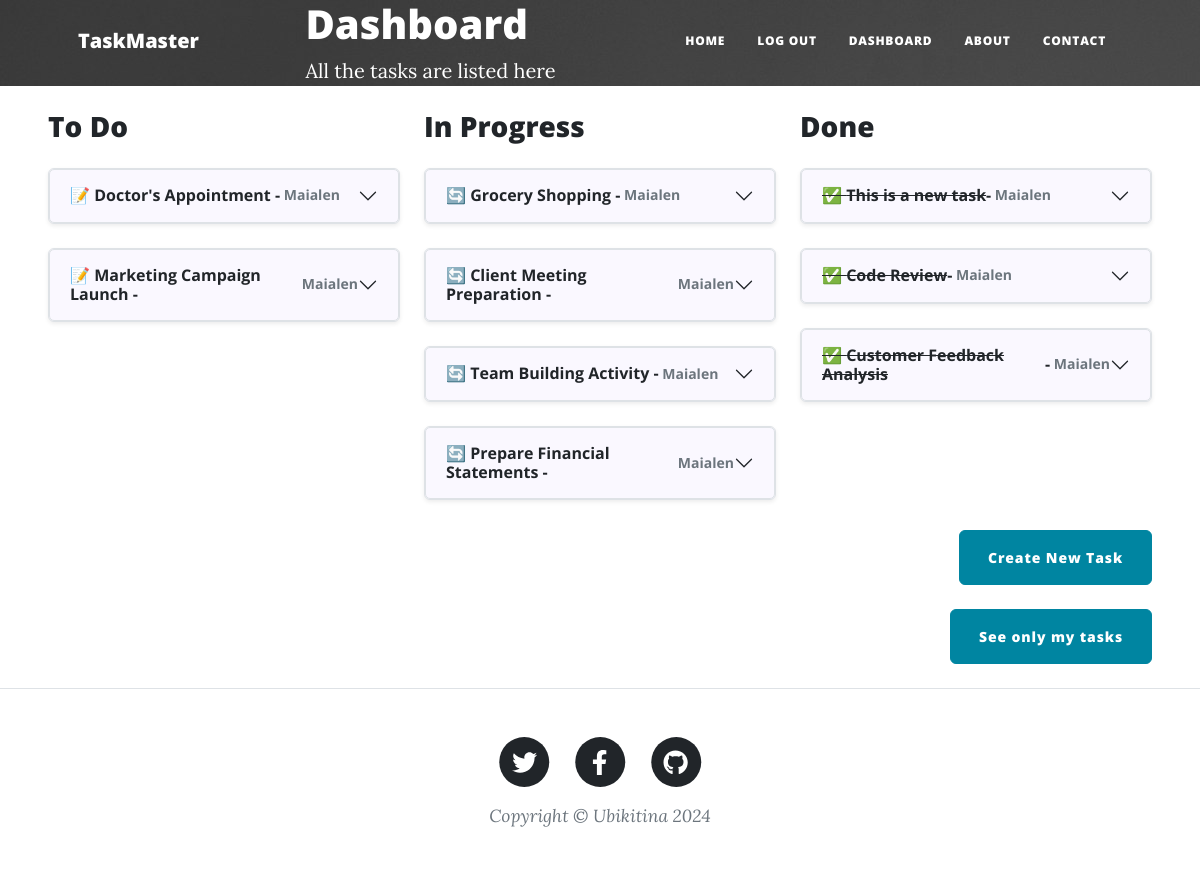
The page /dashboard/1 (signed in) on the database its author committed.
### main.py (models this page shows)
class Task(db.Model):
    __tablename__ = "tasks"
    id = db.Column(db.Integer, primary_key=True)
    author_id = db.Column(db.Integer, db.ForeignKey("users.id"))
    author = relationship("User", back_populates="tasks")
    title = db.Column(db.String(250), unique=True, nullable=False)
    date = db.Column(db.String(250), nullable=False)
    body = db.Column(db.Text, nullable=False)
    status = db.Column(db.String(250), nullable=False)
    comments = relationship("Comment", back_populates="parent_task")

class User(UserMixin, db.Model):
    __tablename__ = "users"
    id = db.Column(db.Integer, primary_key=True)
    email = db.Column(db.String(100), unique=True)
    password = db.Column(db.String(100))
    name = db.Column(db.String(100))
    tasks = relationship("Task", back_populates="author")  # The "author" refers to the author property in the Task class.
    comments = relationship("Comment", back_populates="comment_author")  # "comment_author" refers to the comment_author property in the Comment class.

### main.py (the view)
@app.route('/dashboard/<int:user_id>')
def dashboard_by_user(user_id):
    result = db.session.execute(db.select(Task).filter(Task.author_id == user_id))
    tasks = result.scalars().all()
    return render_template("dashboard.html", all_tasks=tasks, current_user=current_user)

### main.py (called while the page is built)
@login_manager.user_loader
def load_user(user_id):
    return db.get_or_404(User, user_id)

### templates/dashboard.html (shortened to what this page needs)
{% include "header.html" %}
<header class="main-banner" style="background-image: url('../static/assets/img/home-bg.jpg')">
  <div class="container position-relative px-4 px-lg-5">
    <div class="row gx-4 gx-lg-5 justify-content-center">
      <div class="col-md-10 col-lg-8 col-xl-7">
        <div class="site-heading">
          <h1 style="color: white;">Dashboard</h1>
          <span class="subheading" style="color: white;">All the tasks are listed here</span>
        </div>
      </div>
    </div>
  </div>
</header>
<div class="container-fluid px-4 px-lg-5">
  <div class="row gx-4 gx-lg-5 justify-content-center">
    <div class="col-md-12">
      <div class="row">
        <div class="col-md-4">
          <h3>To Do</h3>
          {% for task in all_tasks if task.status == 'To do' %}
          <div class="accordion" id="postAccordionToDo">
            <div class="accordion-item border rounded shadow-sm">
              <h2 class="accordion-header" id="headingPostToDo{{ task.id }}">
                <button class="accordion-button collapsed" type="button" data-bs-toggle="collapse" data-bs-target="#collapsePostToDo{{ task.id }}" aria-expanded="false" aria-controls="collapsePostToDo{{ task.id }}">
                  📝 {{ task.title }} - <small class="text-muted">&nbsp;{{ task.author.name }}</small>
                </button>
              </h2>
            </div>
          </div>
          {% endfor %}
        </div>
        <div class="col-md-4">
          <h3>In Progress</h3>
          {% for task in all_tasks if task.status == 'In progress' %}
          <div class="accordion" id="postAccordionToDo">
            <div class="accordion-item border rounded shadow-sm">
              <h2 class="accordion-header" id="headingPostToDo{{ task.id }}">
                <button class="accordion-button collapsed" type="button" data-bs-toggle="collapse" data-bs-target="#collapsePostToDo{{ task.id }}" aria-expanded="false" aria-controls="collapsePostToDo{{ task.id }}">
                  🔄 {{ task.title }} - <small class="text-muted">&nbsp;{{ task.author.name }}</small>
                </button>
              </h2>
            </div>
          </div>
          {% endfor %}
        </div>
        <div class="col-md-4">
          <h3>Done</h3>
          {% for task in all_tasks if task.status == 'Done' %}
          <div class="accordion" id="postAccordionToDo">
            <div class="accordion-item border rounded shadow-sm">
              <h2 class="accordion-header" id="headingPostToDo{{ task.id }}">
                <button class="accordion-button collapsed" type="button" data-bs-toggle="collapse" data-bs-target="#collapsePostToDo{{ task.id }}" aria-expanded="false" aria-controls="collapsePostToDo{{ task.id }}">
                  <span style="text-decoration: line-through;">✅ {{ task.title }}</span> - <small class="text-muted">&nbsp;{{ task.author.name }}</small>
                </button>
              </h2>
            </div>
          </div>
          {% endfor %}
        </div>
      </div>
      {% if current_user.is_authenticated %}
      <br>
      <div class="d-flex justify-content-end mb-4">
        <a class="btn btn-primary float-right" href="{{url_for('add_new_task')}}">Create New Task</a>
      </div>
      <div class="d-flex justify-content-end mb-4">
        <a class="btn btn-primary float-right" href="{{url_for('dashboard_by_user', user_id=current_user.id) }}">See only my tasks</a>
      </div>
      {% endif %}
    </div>
  </div>
</div>
{% include "footer.html" %}

### rows shown on the page
Task: title "Doctor's Appointment", author.name "Maialen"
Task: title "Marketing Campaign Launch", author.name "Maialen"
Task: title "Grocery Shopping", author.name "Maialen"
Task: title "Client Meeting Preparation", author.name "Maialen"
Task: title "Team Building Activity", author.name "Maialen"
Task: title "Prepare Financial Statements", author.name "Maialen"
Task: title "This is a new task", author.name "Maialen"
Task: title "Code Review", author.name "Maialen"
Task: title "Customer Feedback Analysis", author.name "Maialen"
